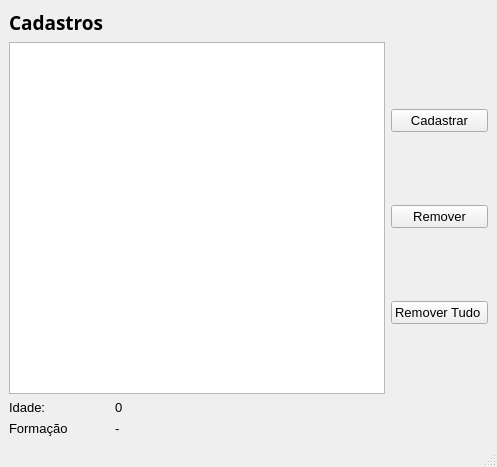
<?xml version="1.0" encoding="UTF-8"?>
<ui version="4.0">
 <class>MainWindow</class>
 <widget class="QMainWindow" name="MainWindow">
  <property name="geometry">
   <rect>
    <x>0</x>
    <y>0</y>
    <width>497</width>
    <height>467</height>
   </rect>
  </property>
  <property name="windowTitle">
   <string>MainWindow</string>
  </property>
  <widget class="QWidget" name="centralwidget">
   <layout class="QGridLayout" name="gridLayout_3">
    <item row="0" column="0">
     <layout class="QVBoxLayout" name="verticalLayout_2">
      <item>
       <widget class="QLabel" name="label">
        <property name="sizePolicy">
         <sizepolicy hsizetype="Preferred" vsizetype="Preferred">
          <horstretch>0</horstretch>
          <verstretch>0</verstretch>
         </sizepolicy>
        </property>
        <property name="font">
         <font>
          <family>Segoe UI Light</family>
          <pointsize>14</pointsize>
          <weight>75</weight>
          <bold>true</bold>
         </font>
        </property>
        <property name="text">
         <string>Cadastros</string>
        </property>
       </widget>
      </item>
      <item>
       <layout class="QHBoxLayout" name="horizontalLayout">
        <item>
         <widget class="QListWidget" name="listWidget"/>
        </item>
        <item>
         <layout class="QVBoxLayout" name="verticalLayout">
          <item>
           <widget class="QPushButton" name="btnAdd">
            <property name="font">
             <font>
              <family>Segoe UI</family>
              <pointsize>10</pointsize>
             </font>
            </property>
            <property name="text">
             <string>Cadastrar</string>
            </property>
           </widget>
          </item>
          <item>
           <widget class="QPushButton" name="btnDelete">
            <property name="font">
             <font>
              <family>Segoe UI</family>
              <pointsize>10</pointsize>
             </font>
            </property>
            <property name="text">
             <string>Remover</string>
            </property>
           </widget>
          </item>
          <item>
           <widget class="QPushButton" name="btnClean">
            <property name="font">
             <font>
              <family>Segoe UI</family>
              <pointsize>10</pointsize>
             </font>
            </property>
            <property name="text">
             <string>Remover Tudo </string>
            </property>
           </widget>
          </item>
         </layout>
        </item>
       </layout>
      </item>
      <item>
       <layout class="QGridLayout" name="gridLayout">
        <item row="0" column="0">
         <widget class="QLabel" name="label_2">
          <property name="sizePolicy">
           <sizepolicy hsizetype="Minimum" vsizetype="Preferred">
            <horstretch>0</horstretch>
            <verstretch>0</verstretch>
           </sizepolicy>
          </property>
          <property name="minimumSize">
           <size>
            <width>20</width>
            <height>0</height>
           </size>
          </property>
          <property name="maximumSize">
           <size>
            <width>40</width>
            <height>16777215</height>
           </size>
          </property>
          <property name="font">
           <font>
            <family>Segoe UI</family>
            <pointsize>10</pointsize>
           </font>
          </property>
          <property name="text">
           <string>Idade:</string>
          </property>
         </widget>
        </item>
        <item row="0" column="1">
         <widget class="QLabel" name="labelAge">
          <property name="font">
           <font>
            <family>Segoe UI</family>
            <pointsize>10</pointsize>
           </font>
          </property>
          <property name="text">
           <string>0</string>
          </property>
         </widget>
        </item>
        <item row="1" column="0">
         <widget class="QLabel" name="labelExtraTitle">
          <property name="sizePolicy">
           <sizepolicy hsizetype="Minimum" vsizetype="Preferred">
            <horstretch>0</horstretch>
            <verstretch>0</verstretch>
           </sizepolicy>
          </property>
          <property name="minimumSize">
           <size>
            <width>100</width>
            <height>0</height>
           </size>
          </property>
          <property name="maximumSize">
           <size>
            <width>100</width>
            <height>16777215</height>
           </size>
          </property>
          <property name="font">
           <font>
            <family>Segoe UI</family>
            <pointsize>10</pointsize>
           </font>
          </property>
          <property name="text">
           <string>Formação</string>
          </property>
         </widget>
        </item>
        <item row="1" column="1">
         <widget class="QLabel" name="labelExtra">
          <property name="font">
           <font>
            <family>Segoe UI</family>
            <pointsize>10</pointsize>
           </font>
          </property>
          <property name="text">
           <string>-</string>
          </property>
         </widget>
        </item>
       </layout>
      </item>
     </layout>
    </item>
   </layout>
  </widget>
  <widget class="QMenuBar" name="menubar">
   <property name="geometry">
    <rect>
     <x>0</x>
     <y>0</y>
     <width>497</width>
     <height>21</height>
    </rect>
   </property>
  </widget>
  <widget class="QStatusBar" name="statusbar"/>
 </widget>
 <resources/>
 <connections/>
</ui>
